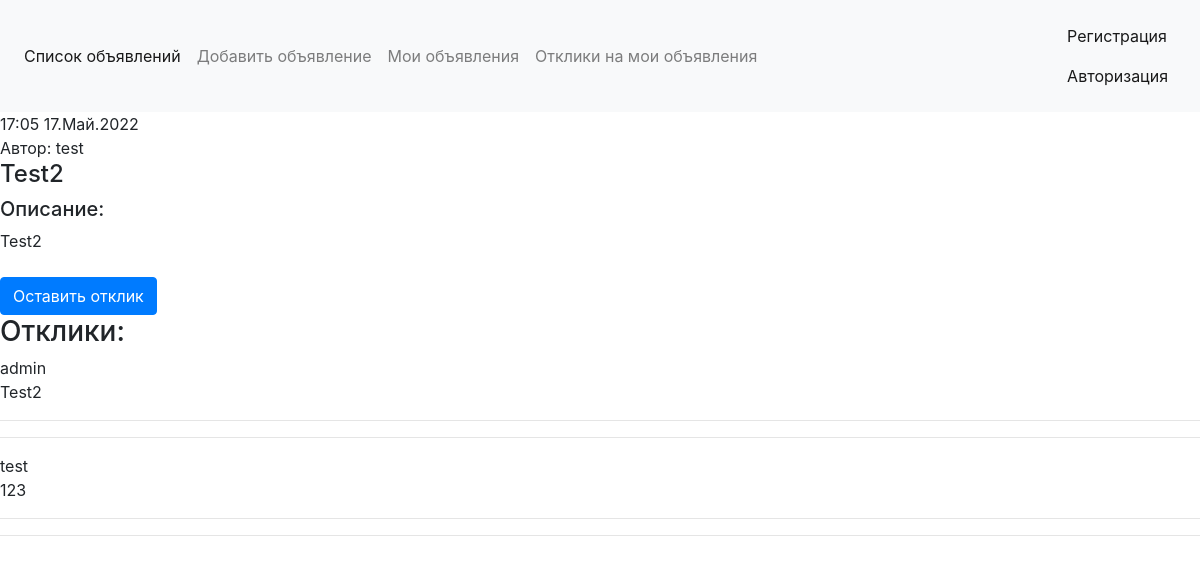
Screenshot of /25 with the database file from the repository.
### message/models.py (models this page shows, shortened)
class Message(models.Model):
    user = models.ForeignKey(User, on_delete=models.CASCADE, verbose_name='Пользователь')
    title = models.CharField(max_length=150, verbose_name='Заголовок')
    content = models.CharField(max_length=1500)
    created_at = models.DateTimeField(auto_now_add=True, verbose_name='Дата создания')
    updated_at = models.DateTimeField(auto_now=True, verbose_name='Дата обновления')
    category = models.ForeignKey(Category, on_delete=models.CASCADE, verbose_name='Категория')
    class Meta:
        verbose_name = 'Объявление'
        verbose_name_plural = 'Объявления'

class Reaction(models.Model):
    user = models.ForeignKey(User, on_delete=models.CASCADE)
    text = models.TextField(max_length=300)
    message = models.ForeignKey(Message, on_delete=models.CASCADE)
    published = models.BooleanField(default=False)
    class Meta:
        verbose_name = 'Отклик'
        verbose_name_plural = 'Отклики'

### message/views.py (the view)
# urls.py: path('<int:pk>', MessageDetailView.as_view(), name='message_detail'),
class MessageDetailView(DetailView):
    model = Message
    template_name = 'message_detail.html'
    context_object_name = 'message'
    def get_context_data(self, **kwargs):
        pk = self.kwargs['pk']
        context = super(MessageDetailView, self).get_context_data(**kwargs)
        context['reaction'] = Reaction.objects.filter(message=pk, published=True)
        return context

### message/templates/message_detail.html (shortened to what this page needs)
{% extends 'index.html' %}
    {% block content %}
            {{ message.created_at | date:'H:m d.M.Y' }}
            <br>
            Автор: {{ message.user }}
            <br>
    <h4> {{ message.title }} </h4>
    <h5> Описание:</h5>
        {{ message.content }}
        <br>
        <div>
            <br>
            <div>
                <form method="GET">
                    <a href="{% url 'reaction_create' %}?id={{message.id}}" class="btn btn-primary">Оставить отклик</a>
                    </form>
            </div>
            {% if reaction|length > 0 %}
            <h3>Отклики:</h3>
            {% for i in reaction %}
                <div>
                    {{ i.user }}
                    <br>
                    {{ i.text }}
                    <hr>
                </div>
                <hr>
            {% endfor %}
            {% endif %}
        </div>
    {% endblock content %}

### rows the page displays
Message: created_at "17:05 17.Май.2022", user "test", title "Test2", content "Test2"
Reaction: user "admin", text "Test2"
Reaction: user "test", text "123"
